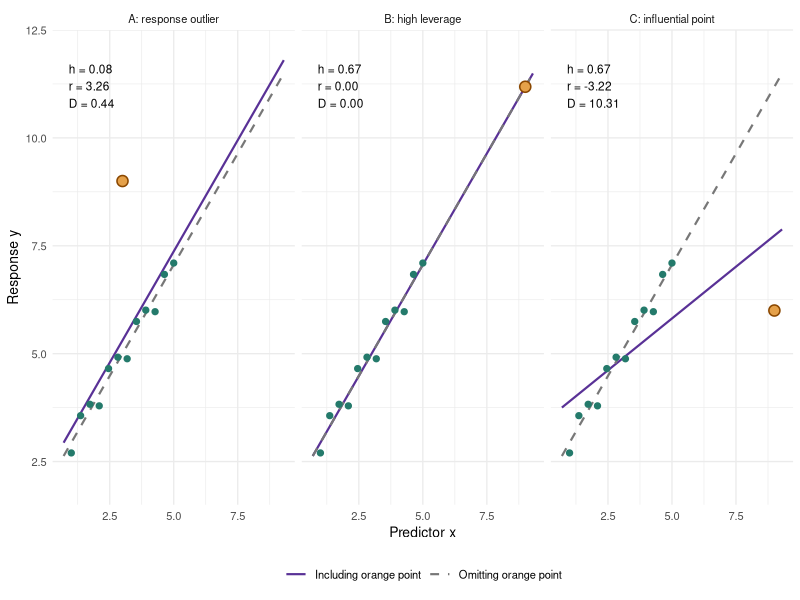
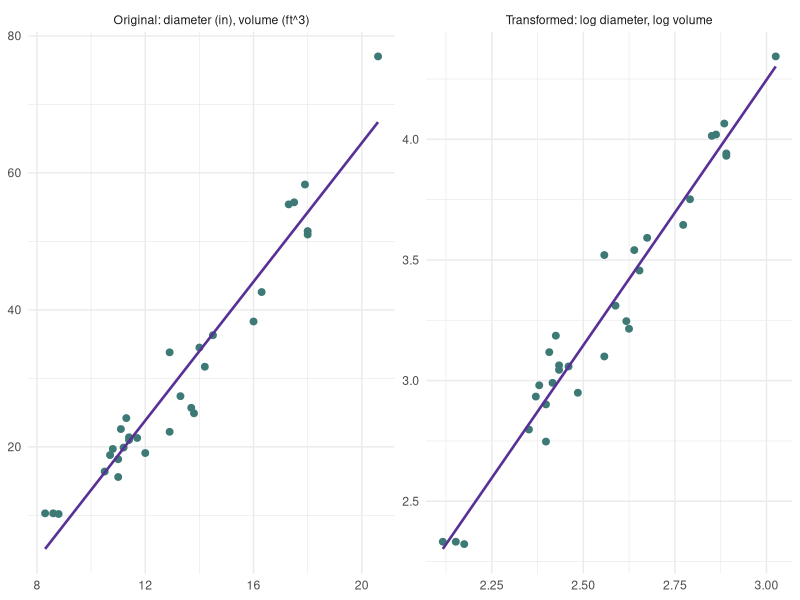
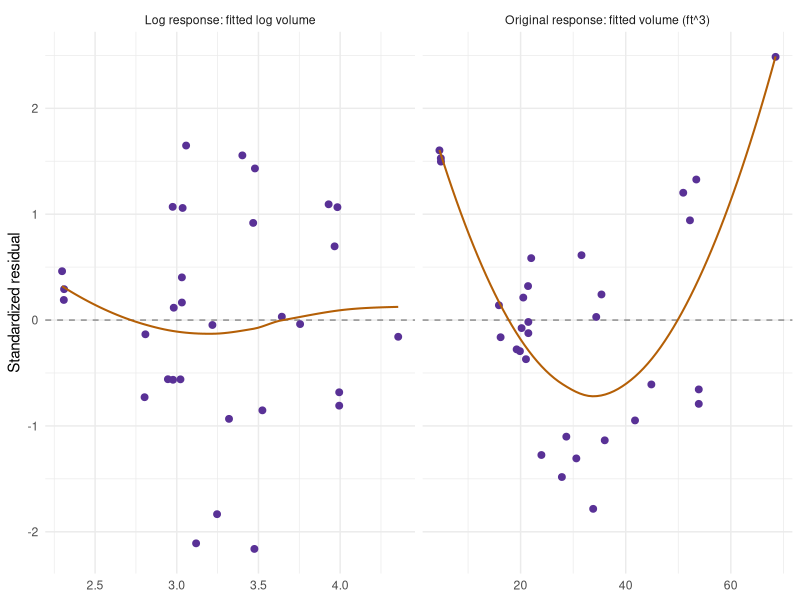
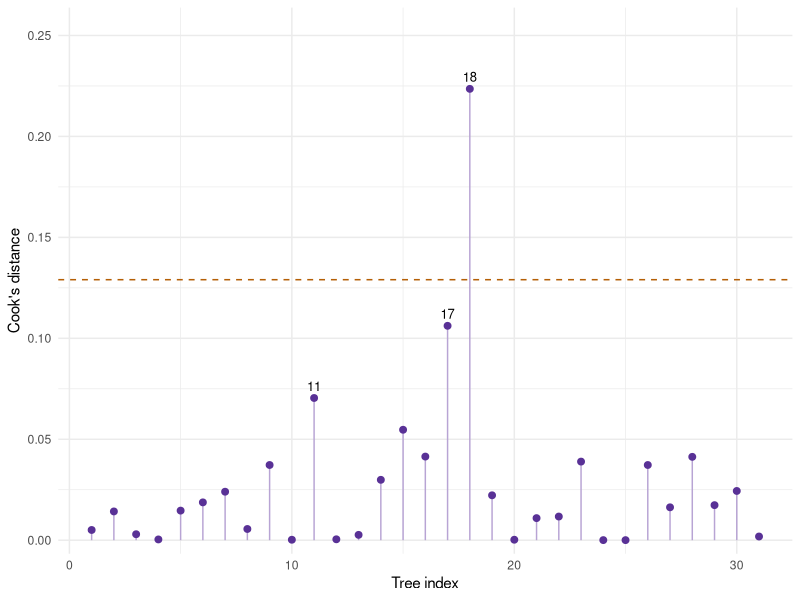
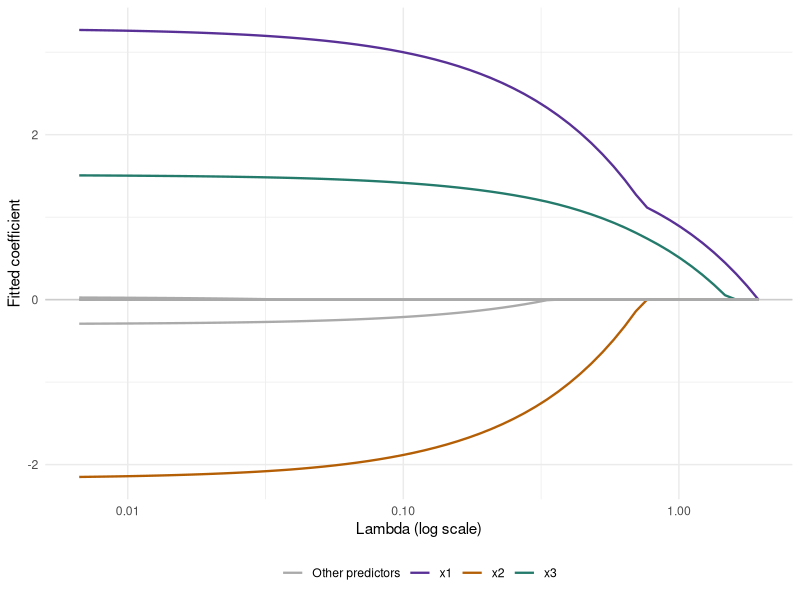
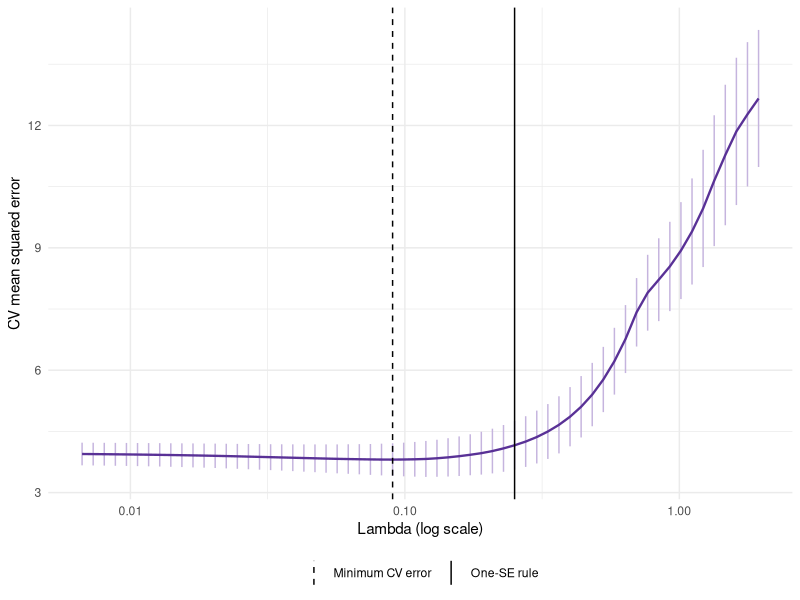

Here is the R script that generated these plots, in order:
## ---- chunk 1
#| label: fig-ch6-influence-stories
#| echo: false
#| fig-pos: "H"
#| fig-width: 7
#| fig-height: 3.6
#| fig-cap: "The same baseline data appear in each panel. A has a large residual but less influence than C. B has high leverage and essentially zero Cook's distance. C strongly rotates the fit. Annotations describe the orange point; p = 2."
#| fig-alt: "Three side-by-side scatterplots compare fitted lines including and omitting an orange point: an outlying response near the center, a far-right point on the baseline line, and a far-right point below that line. The third point rotates the line most."
library(ggplot2)
ch6_base_x <- seq(1, 5, length.out = 12)
ch6_base <- data.frame(x = ch6_base_x,
  y = 2 + ch6_base_x + rep(c(-0.3, 0.2, 0.1), 4))
ch6_base_fit <- lm(y ~ x, data = ch6_base)
ch6_cases <- c("A: response outlier", "B: high leverage", "C: influential point")
ch6_added <- data.frame(x = c(3, 9, 9),
  y = c(9, as.numeric(predict(ch6_base_fit, data.frame(x = 9))), 6))
ch6_story_data <- ch6_story_lines <- ch6_story_labels <- vector("list", 3)
for (j in seq_along(ch6_cases)) {
  d <- rbind(ch6_base, ch6_added[j, ])
  fit <- lm(y ~ x, data = d)
  d$Case <- ch6_cases[j]
  d$Added <- seq_len(nrow(d)) == nrow(d)
  ch6_story_data[[j]] <- d
  grid <- data.frame(x = seq(0.7, 9.3, length.out = 100))
  ch6_story_lines[[j]] <- rbind(
    data.frame(grid, y = predict(fit, grid), Case = ch6_cases[j],
      Fit = "Including orange point"),
    data.frame(grid, y = predict(ch6_base_fit, grid), Case = ch6_cases[j],
      Fit = "Omitting orange point"))
  ch6_story_labels[[j]] <- data.frame(Case = ch6_cases[j],
    Label = sprintf("h = %.2f\nr = %.2f\nD = %.2f",
      tail(hatvalues(fit), 1), tail(rstandard(fit), 1),
      tail(cooks.distance(fit), 1)))
}
ch6_story_data <- do.call(rbind, ch6_story_data)
ch6_story_lines <- do.call(rbind, ch6_story_lines)
ch6_story_labels <- do.call(rbind, ch6_story_labels)
ggplot(ch6_story_data, aes(x, y)) +
  geom_line(data = ch6_story_lines, aes(colour = Fit, linetype = Fit),
    linewidth = 0.75) +
  geom_point(data = subset(ch6_story_data, !Added), colour = "#247A6B", size = 1.8) +
  geom_point(data = subset(ch6_story_data, Added), shape = 21,
    fill = "#E5A14A", colour = "#8A4700", size = 3.2, stroke = 0.8) +
  geom_text(data = ch6_story_labels, aes(x = 0.9, y = 11.7, label = Label),
    inherit.aes = FALSE, hjust = 0, vjust = 1, size = 3) +
  facet_wrap(~ Case, nrow = 1) +
  scale_colour_manual(values = c(`Including orange point` = "#593196",
    `Omitting orange point` = "#777777")) +
  scale_linetype_manual(values = c(`Including orange point` = "solid",
    `Omitting orange point` = "dashed")) +
  coord_cartesian(xlim = c(0.7, 9.3), ylim = c(2, 12)) +
  labs(x = "Predictor x", y = "Response y", colour = NULL, linetype = NULL) +
  theme_minimal(base_size = 10) + theme(legend.position = "bottom")
## ---- chunk 2
#| label: ch6-tree-models
ch6_trees <- transform(datasets::trees, Diameter = Girth)
ch6_raw <- lm(Volume ~ Diameter + Height, data = ch6_trees)
ch6_log <- lm(log(Volume) ~ log(Diameter) + log(Height), data = ch6_trees)
knitr::kable(data.frame(Term = names(coef(ch6_log)),
  Estimate = unname(coef(ch6_log))), digits = 3, row.names = FALSE)
## ---- chunk 3
#| label: fig-ch6-tree-scales
#| echo: false
#| fig-pos: "H"
#| fig-width: 7
#| fig-height: 3.3
#| fig-cap: "The same 31 trees on two scales, each with a simple least-squares line using diameter alone. The log-log view motivates a power relationship; the fitted multiple regression above also adjusts for height. This plot does not establish that the transformed model is adequate."
#| fig-alt: "Side-by-side plots show volume versus diameter on the original scale and log volume versus log diameter. A purple straight line is fitted separately in each panel."
ch6_scale <- rbind(
  data.frame(x = ch6_trees$Diameter, y = ch6_trees$Volume,
    Scale = "Original: diameter (in), volume (ft^3)"),
  data.frame(x = log(ch6_trees$Diameter), y = log(ch6_trees$Volume),
    Scale = "Transformed: log diameter, log volume"))
ggplot(ch6_scale, aes(x, y)) +
  geom_point(colour = "#3D7975", size = 2) +
  geom_smooth(method = "lm", formula = y ~ x, se = FALSE,
    colour = "#593196", linewidth = 0.9) +
  facet_wrap(~ Scale, scales = "free", nrow = 1) +
  labs(x = NULL, y = NULL) + theme_minimal(base_size = 11)
## ---- chunk 4
#| label: fig-ch6-tree-residuals
#| echo: false
#| fig-pos: "H"
#| fig-width: 7
#| fig-height: 3.3
#| fig-cap: "Standardized residuals from the additive original-scale model and the log-log model, both using diameter and height. The smooth orange line helps reveal remaining mean structure. Inspect each pattern; their fitted-value scales differ, so raw SSE or R-squared values across response scales would not be a fair comparison."
#| fig-alt: "Two panels compare standardized residuals versus fitted values for the original and log-response tree models, with zero reference lines and smooth trend lines."
ch6_res <- rbind(
  data.frame(Fitted = fitted(ch6_raw), Residual = rstandard(ch6_raw),
    Model = "Original response: fitted volume (ft^3)"),
  data.frame(Fitted = fitted(ch6_log), Residual = rstandard(ch6_log),
    Model = "Log response: fitted log volume"))
ggplot(ch6_res, aes(Fitted, Residual)) +
  geom_hline(yintercept = 0, linetype = "dashed", colour = "grey55") +
  geom_point(colour = "#593196", size = 2) +
  geom_smooth(method = "loess", formula = y ~ x, span = 1,
    se = FALSE, colour = "#B45F06", linewidth = 0.7) +
  facet_wrap(~ Model, scales = "free_x", nrow = 1) +
  labs(x = NULL, y = "Standardized residual") + theme_minimal(base_size = 11)
## ---- chunk 5
#| label: ch6-back-transform
ch6_newtree <- data.frame(Diameter = 15, Height = 80)
ch6_eta <- as.numeric(predict(ch6_log, newdata = ch6_newtree))
knitr::kable(data.frame(
  `Median volume` = exp(ch6_eta),
  `Mean volume, lognormal correction` = exp(ch6_eta + sigma(ch6_log)^2 / 2),
  check.names = FALSE), digits = 2,
  caption = "Predicted cubic feet for diameter 15 inches and height 80 feet.")
## ---- chunk 6
#| label: ch6-tree-influence
ch6_diag <- data.frame(Tree = seq_len(nrow(ch6_trees)),
  Studentized = rstudent(ch6_log), Leverage = hatvalues(ch6_log),
  Cook = cooks.distance(ch6_log))
ch6_top <- head(order(ch6_diag$Cook, decreasing = TRUE), 3)
## ---- chunk 7
#| label: fig-ch6-tree-cook
#| echo: false
#| fig-pos: "H"
#| fig-width: 6.5
#| fig-height: 2.2
#| fig-cap: "Cook's distances for the log-volume model. Labels mark the three largest values; the dashed 4/n line is only a screening guide. Tree 18 deserves a sensitivity check, not automatic deletion."
#| fig-alt: "A stem plot of Cook's distance by tree index. Tree 18 is highest at about 0.224, above a dashed 4/31 screening line; trees 17 and 11 are also labeled."
ggplot(ch6_diag, aes(Tree, Cook)) +
  geom_hline(yintercept = 4 / nrow(ch6_diag), linetype = "dashed",
    colour = "#B45F06") +
  geom_segment(aes(xend = Tree, y = 0, yend = Cook), colour = "#B8A4D4") +
  geom_point(colour = "#593196", size = 2) +
  geom_text(data = ch6_diag[ch6_top, ], aes(label = Tree),
    vjust = -0.7, size = 3.3) +
  scale_y_continuous(expand = expansion(mult = c(0.03, 0.18))) +
  labs(x = "Tree index", y = "Cook's distance") + theme_minimal(base_size = 11)
## ---- chunk 8
#| label: ch6-tree-influence-table
#| echo: false
knitr::kable(ch6_diag[ch6_top, ], digits = 3, row.names = FALSE)
## ---- chunk 9
#| label: ch6-tree-sensitivity
ch6_flag <- which.max(ch6_diag$Cook)
ch6_log_without <- update(ch6_log, data = ch6_trees[-ch6_flag, ])
knitr::kable(data.frame(Term = names(coef(ch6_log)),
  All_trees = unname(coef(ch6_log)),
  Omit_flagged_tree = unname(coef(ch6_log_without))),
  digits = 3, row.names = FALSE,
  col.names = c("Term", "All trees", "Omit flagged tree"))
## ---- chunk 10
#| label: ch6-selection-data
set.seed(8561)
ch6_n <- 160
ch6_X <- matrix(rnorm(ch6_n * 8), nrow = ch6_n)
ch6_X[, 2] <- 0.7 * ch6_X[, 1] + sqrt(1 - 0.7^2) * ch6_X[, 2]
colnames(ch6_X) <- paste0("x", 1:8)
ch6_dat <- data.frame(y = 5 + 3 * ch6_X[, 1] - 2 * ch6_X[, 2] +
  1.5 * ch6_X[, 3] + rnorm(ch6_n, sd = 2), ch6_X)
ch6_id <- sample(seq_len(ch6_n), 120)
ch6_train <- ch6_dat[ch6_id, ]
ch6_test <- ch6_dat[-ch6_id, ]
ch6_folds <- sample(rep(1:5, length.out = nrow(ch6_train)))
## ---- chunk 11
#| label: ch6-subset-search
ch6_null <- lm(y ~ 1, data = ch6_train, na.action = na.fail)
ch6_full <- lm(y ~ ., data = ch6_train, na.action = na.fail)
ch6_scope <- list(lower = formula(ch6_null), upper = formula(ch6_full))
ch6_forward <- step(ch6_null, scope = ch6_scope,
  direction = "forward", trace = 0)
ch6_backward <- step(ch6_full, scope = ch6_scope,
  direction = "backward", trace = 0)
ch6_both <- step(ch6_null, scope = ch6_scope,
  direction = "both", trace = 0)
ch6_searches <- list(Forward = ch6_forward, Backward = ch6_backward,
  Stepwise = ch6_both)
knitr::kable(data.frame(
  Search = names(ch6_searches),
  Selected = vapply(ch6_searches, function(m)
    paste(attr(terms(m), "term.labels"), collapse = ", "), character(1)),
  AIC = vapply(ch6_searches, AIC, numeric(1))), digits = 2, row.names = FALSE)
## ---- chunk 12
#| label: ch6-penalty-cv
library(glmnet)
ch6_xtrain <- as.matrix(ch6_train[paste0("x", 1:8)])
ch6_xtest <- as.matrix(ch6_test[paste0("x", 1:8)])
ch6_ridge <- cv.glmnet(ch6_xtrain, ch6_train$y,
  alpha = 0, foldid = ch6_folds, standardize = TRUE, type.measure = "mse")
ch6_lasso <- cv.glmnet(ch6_xtrain, ch6_train$y,
  alpha = 1, foldid = ch6_folds, standardize = TRUE, type.measure = "mse")
## ---- chunk 13
#| label: fig-ch6-lasso-path
#| echo: false
#| fig-pos: "H"
#| fig-width: 7
#| fig-height: 3.5
#| fig-cap: "Lasso coefficient paths from the sensor training data. Larger penalties move slopes toward zero. The three true signal predictors are colored; the other five are gray. A path displays fitted coefficients, not confidence intervals."
#| fig-alt: "Lasso coefficient paths against lambda on a log scale; x1, x2, and x3 are colored and the other five predictors are gray. More paths become zero at larger penalties."
ch6_b <- as.matrix(ch6_lasso$glmnet.fit$beta)
ch6_path <- data.frame(Lambda = rep(ch6_lasso$lambda, each = nrow(ch6_b)),
  Coefficient = as.vector(ch6_b),
  Predictor = rep(rownames(ch6_b), times = ncol(ch6_b)))
ch6_path$Label <- ifelse(ch6_path$Predictor %in% c("x1", "x2", "x3"),
  ch6_path$Predictor, "Other predictors")
ggplot(ch6_path, aes(Lambda, Coefficient, group = Predictor, colour = Label)) +
  geom_hline(yintercept = 0, colour = "grey80") +
  geom_line(linewidth = 0.8) + scale_x_log10() +
  scale_colour_manual(values = c(x1 = "#593196", x2 = "#B45F06",
    x3 = "#247A6B", `Other predictors` = "#AAAAAA")) +
  labs(x = "Lambda (log scale)", y = "Fitted coefficient", colour = NULL) +
  theme_minimal(base_size = 11) + theme(legend.position = "bottom")
## ---- chunk 14
#| label: fig-ch6-lasso-cv
#| echo: false
#| fig-pos: "H"
#| fig-width: 6.5
#| fig-height: 3.3
#| fig-cap: "Five-fold CV within the sensor training set. Bars show plus or minus one estimated CV standard error, not confidence intervals for individual responses. Dashed: minimum-error lambda. Solid: the more regularized one-SE choice used below."
#| fig-alt: "Cross-validation mean squared error for lasso versus lambda, with standard-error bars and vertical lines for lambda.min and lambda.1se."
ch6_cvplot <- data.frame(Lambda = ch6_lasso$lambda, MSE = ch6_lasso$cvm,
  SE = ch6_lasso$cvsd)
ch6_cvlines <- data.frame(Lambda = c(ch6_lasso$lambda.min, ch6_lasso$lambda.1se),
  Rule = c("Minimum CV error", "One-SE rule"))
ggplot(ch6_cvplot, aes(Lambda, MSE)) +
  geom_errorbar(aes(ymin = pmax(0, MSE - SE), ymax = MSE + SE),
    colour = "#C5B4DE", width = 0) +
  geom_line(colour = "#593196", linewidth = 0.8) +
  geom_vline(data = ch6_cvlines, aes(xintercept = Lambda, linetype = Rule)) +
  scale_linetype_manual(values = c(`Minimum CV error` = "dashed", `One-SE rule` = "solid")) +
  scale_x_log10() + labs(x = "Lambda (log scale)", y = "CV mean squared error",
    linetype = NULL) + theme_minimal(base_size = 11) +
  theme(legend.position = "bottom")
## ---- chunk 15
#| label: ch6-final-evaluation
ch6_predictions <- cbind(
  Baseline = rep(mean(ch6_train$y), nrow(ch6_test)),
  Full_OLS = predict(ch6_full, newdata = ch6_test),
  Forward = predict(ch6_forward, newdata = ch6_test),
  Backward = predict(ch6_backward, newdata = ch6_test),
  Stepwise = predict(ch6_both, newdata = ch6_test),
  Ridge = as.numeric(predict(ch6_ridge, newx = ch6_xtest, s = "lambda.1se")),
  Lasso = as.numeric(predict(ch6_lasso, newx = ch6_xtest, s = "lambda.1se")))
knitr::kable(data.frame(Method = colnames(ch6_predictions),
  Test_RMSE = sqrt(colMeans((ch6_predictions - ch6_test$y)^2))),
  digits = 3, row.names = FALSE)
ch6_lasso_coef <- as.matrix(coef(ch6_lasso, s = "lambda.1se"))[-1, 1]
knitr::kable(data.frame(Predictor = names(ch6_lasso_coef),
  Lasso_coefficient = unname(ch6_lasso_coef)), digits = 3, row.names = FALSE)
